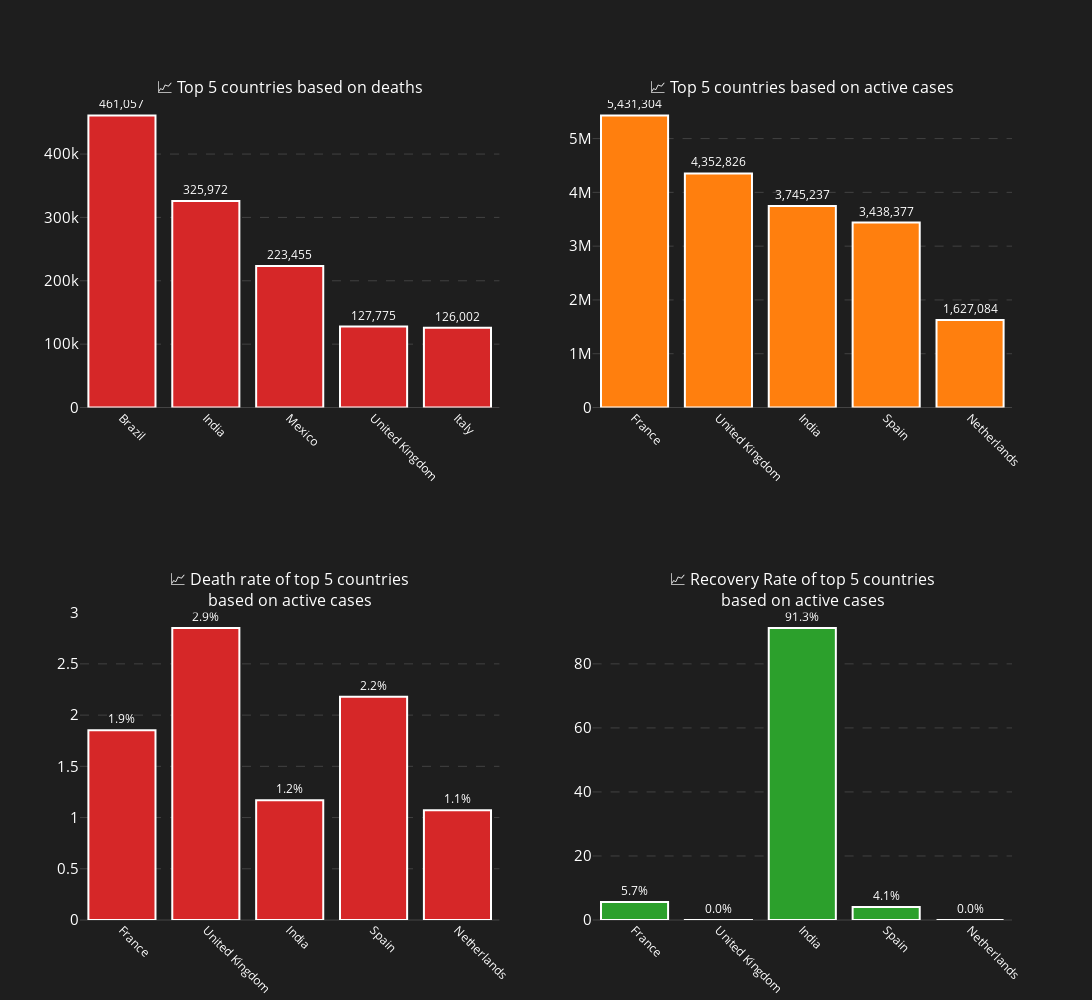

The cell this chart's notebook holds for it:
### Markdown cell above
#### Graph 2

### Code cell
#Set data
n = 5
# Get top n countries based on metric
top_n = total_per_country_wide.head(n).copy()

#Top n countries/states by total confirmed cases
total_per_country_wide['incidence_death'] = (total_per_country_wide['active']*total_per_country_wide['death_rate']/100).fillna(0).astype(int)
top_remained = total_per_country_wide.sort_values(by = 'active', ascending = False).head(n)

#Create subplots
fig = ps(rows=2, cols=2, subplot_titles=[f'📈 Top {n} countries based on deaths', f'📈 Top {n} countries based on active cases',
                                         f'📈 Death rate of top {n} countries<br>based on active cases',f'📈 Recovery Rate of top {n} countries<br>based on active cases'],
    specs=[[{"secondary_y": False}, {"secondary_y": False}],[{"secondary_y": False}, {"secondary_y": False}]]
)

#Plot 1
fig.add_trace(go.Bar(x=top_n['Country/Province'],y=top_n['death'],orientation='v',
    marker=dict(color='#d62728', line=dict(color='white', width=2)),
    text=[f"{val:,.0f}" for val in top_n['death']], 
    textposition='outside',textfont=dict(size=12, color='white'),
    hovertemplate='<b>%{x}</b><br>' + 'Deaths: %{customdata[0]:,}<br>' + 'Cases: %{customdata[1]:,}<br>' +
    'Recovered: %{customdata[2]:,}<br>' + 'Death Rate: %{customdata[3]:.2f}%<br>' + 'Recovery Rate: %{customdata[4]:.2f}%<br><extra></extra>',
    customdata=np.column_stack((top_n['death'], top_n['confirmed'], top_n['recovered'], top_n['death_rate'],top_n['recovery_rate']))
), row = 1, col = 1)
#Plot 2
fig.add_trace(go.Bar(x=top_remained['Country/Province'],y=top_remained['active'],orientation='v',name = '',
    marker=dict(color='#ff7f0e', line=dict(color='white', width=2)),
    text=[f"{val:,.0f}" for val in top_remained['active']], 
    textposition='outside',textfont=dict(size=12, color='white'),
    hovertemplate='<b>%{x}</b><br>' + 'Active Cases: %{customdata[0]:,}<br>' + 'Death Rate: %{customdata[1]:.2f}%<br>' +
    'Recovery Rate: %{customdata[2]:.2f}%<br>' + 'Daily Cases: %{customdata[3]:.0f}<br>' + 'Daily Deaths: %{customdata[4]:.0f}<br><extra></extra>',
    customdata=np.column_stack((top_remained['active'],top_remained['death_rate'],top_remained['recovery_rate'], top_remained['average_daily_cases'], top_remained['average_daily_deaths']))
), row = 1, col = 2)
#Plot 3
fig.add_trace(go.Bar(x=top_remained['Country/Province'],y=top_remained['death_rate'],orientation='v',
    marker=dict(color='#d62728', line=dict(color='white', width=2)),
    text=[f"{val:.1f}%" for val in top_remained['death_rate']], 
    textposition='outside',textfont=dict(size=12, color='white'),
    hovertemplate='<b>%{x}</b><br>' + 'Death Rate: %{customdata[1]:.2f}%<br>' + 'Active Cases: %{customdata[0]:,}<br>' +
    'Recovery Rate: %{customdata[2]:.2f}%<br>' + 'Daily Cases: %{customdata[3]:.0f}<br>' + 'Daily Deaths: %{customdata[4]:.0f}<br><extra></extra>',
    customdata=np.column_stack((top_remained['active'],top_remained['death_rate'],top_remained['recovery_rate'], top_remained['average_daily_cases'], top_remained['average_daily_deaths']))
), row = 2, col = 1)
#Plot 4
fig.add_trace(go.Bar(x=top_remained['Country/Province'],y=top_remained['recovery_rate'],orientation='v',name = '',
    marker=dict(color='#2ca02c', line=dict(color='white', width=2)),
    text=[f"{val:.1f}%" for val in top_remained['recovery_rate']], 
    textposition='outside',textfont=dict(size=12, color='white'),
    hovertemplate='<b>%{x}</b><br>' + 'Recovery Rate: %{customdata[2]:.2f}%<br>' + 'Active Cases: %{customdata[0]:,}<br>' +
    'Death Rate: %{customdata[1]:.2f}%<br>' + 'Daily Cases: %{customdata[3]:.0f}<br>' + 'Daily Deaths: %{customdata[4]:.0f}<br><extra></extra>',
    customdata=np.column_stack((top_remained['active'],top_remained['death_rate'],top_remained['recovery_rate'], top_remained['average_daily_cases'], top_remained['average_daily_deaths']))
), row = 2, col = 2)

# Update layout
fig.update_layout(height=1000,width=1600,showlegend=False,plot_bgcolor='rgb(30, 30, 30)',paper_bgcolor='rgb(30, 30, 30)', font=dict(color='white'))
fig.update_xaxes(showgrid=False, tickfont=dict(size=12, color='white'), tickangle=45)
fig.update_yaxes(showgrid=True,gridcolor='rgb(100, 100, 100)',gridwidth=0.5,griddash='dash', tickfont=dict(size=15, color='white'))
fig.show()

# Print detailed ranking
print("=" * 80)
print(f"{'Rank':<4} {'Country/Province':<25} {'Confirmed':<12} {'Deaths':<10} {'Recovered':<12} {'Active':<12} {'Death Rate':<12} {'Recovery Rate'}")
print("-" * 80)

for idx, row in top_n.iterrows():
    print(f"{row['Rank']:<4} {row['Country/Province']:<25} {row['confirmed']:<12,.0f} {row['death']:<10,.0f} {row['recovered']:<12,.0f} {row['active']:<12,.0f} {row['death_rate']:<12.2f}% {row['recovery_rate']:.2f}%")

### Figure 1 — Plotly figure (JSON) as saved in the notebook; plotly's stock layout.template omitted (floating-point values rounded to 4 significant figures)
{"data": [{"customdata": [[461100.0, 16470000.0, 14500000.0, 2.799, 88.01], [326000.0, 27890000.0, 25450000.0, 1.169, 91.25], [223500.0, 2412000.0, 1925000.0, 9.266, 79.82], [127800.0, 4481000.0, 344.0, 2.852, 0.007677], [126000.0, 4213000.0, 3845000.0, 2.991, 91.27]], "hovertemplate": "<b>%{x}</b><br>Deaths: %{customdata[0]:,}<br>Cases: %{customdata[1]:,}<br>Recovered: %{customdata[2]:,}<br>Death Rate: %{customdata[3]:.2f}%<br>Recovery Rate: %{customdata[4]:.2f}%<br><extra></extra>", "marker": {"color": "#d62728", "line": {"color": "white", "width": 2}}, "orientation": "v", "text": ["461,057", "325,972", "223,455", "127,775", "126,002"], "textfont": {"color": "white", "size": 12}, "textposition": "outside", "type": "bar", "x": ["Brazil", "India", "Mexico", "United Kingdom", "Italy"], "xaxis": "x", "y": [461100.0, 326000.0, 223500.0, 127800.0, 126000.0], "yaxis": "y"}, {"customdata": [[5431000.0, 1.851, 5.657, 11890.0, 220.1], [4353000.0, 2.852, 0.007677, 9089.0, 259.2], [3745000.0, 1.169, 91.25, 56580.0, 661.2], [3438000.0, 2.178, 4.099, 7441.0, 162.1], [1627000.0, 1.071, 0.0, 3336.0, 35.73]], "hovertemplate": "<b>%{x}</b><br>Active Cases: %{customdata[0]:,}<br>Death Rate: %{customdata[1]:.2f}%<br>Recovery Rate: %{customdata[2]:.2f}%<br>Daily Cases: %{customdata[3]:.0f}<br>Daily Deaths: %{customdata[4]:.0f}<br><extra></extra>", "marker": {"color": "#ff7f0e", "line": {"color": "white", "width": 2}}, "name": "", "orientation": "v", "text": ["5,431,304", "4,352,826", "3,745,237", "3,438,377", "1,627,084"], "textfont": {"color": "white", "size": 12}, "textposition": "outside", "type": "bar", "x": ["France", "United Kingdom", "India", "Spain", "Netherlands"], "xaxis": "x2", "y": [5431000.0, 4353000.0, 3745000.0, 3438000.0, 1627000.0], "yaxis": "y2"}, {"customdata": [[5431000.0, 1.851, 5.657, 11890.0, 220.1], [4353000.0, 2.852, 0.007677, 9089.0, 259.2], [3745000.0, 1.169, 91.25, 56580.0, 661.2], [3438000.0, 2.178, 4.099, 7441.0, 162.1], [1627000.0, 1.071, 0.0, 3336.0, 35.73]], "hovertemplate": "<b>%{x}</b><br>Death Rate: %{customdata[1]:.2f}%<br>Active Cases: %{customdata[0]:,}<br>Recovery Rate: %{customdata[2]:.2f}%<br>Daily Cases: %{customdata[3]:.0f}<br>Daily Deaths: %{customdata[4]:.0f}<br><extra></extra>", "marker": {"color": "#d62728", "line": {"color": "white", "width": 2}}, "orientation": "v", "text": ["1.9%", "2.9%", "1.2%", "2.2%", "1.1%"], "textfont": {"color": "white", "size": 12}, "textposition": "outside", "type": "bar", "x": ["France", "United Kingdom", "India", "Spain", "Netherlands"], "xaxis": "x3", "y": [1.851, 2.852, 1.169, 2.178, 1.071], "yaxis": "y3"}, {"customdata": [[5431000.0, 1.851, 5.657, 11890.0, 220.1], [4353000.0, 2.852, 0.007677, 9089.0, 259.2], [3745000.0, 1.169, 91.25, 56580.0, 661.2], [3438000.0, 2.178, 4.099, 7441.0, 162.1], [1627000.0, 1.071, 0.0, 3336.0, 35.73]], "hovertemplate": "<b>%{x}</b><br>Recovery Rate: %{customdata[2]:.2f}%<br>Active Cases: %{customdata[0]:,}<br>Death Rate: %{customdata[1]:.2f}%<br>Daily Cases: %{customdata[3]:.0f}<br>Daily Deaths: %{customdata[4]:.0f}<br><extra></extra>", "marker": {"color": "#2ca02c", "line": {"color": "white", "width": 2}}, "name": "", "orientation": "v", "text": ["5.7%", "0.0%", "91.3%", "4.1%", "0.0%"], "textfont": {"color": "white", "size": 12}, "textposition": "outside", "type": "bar", "x": ["France", "United Kingdom", "India", "Spain", "Netherlands"], "xaxis": "x4", "y": [5.657, 0.007677, 91.25, 4.099, 0.0], "yaxis": "y4"}], "layout": {"annotations": [{"font": {"size": 16}, "showarrow": false, "text": "📈 Top 5 countries based on deaths", "x": 0.225, "xanchor": "center", "xref": "paper", "y": 1, "yanchor": "bottom", "yref": "paper"}, {"font": {"size": 16}, "showarrow": false, "text": "📈 Top 5 countries based on active cases", "x": 0.775, "xanchor": "center", "xref": "paper", "y": 1, "yanchor": "bottom", "yref": "paper"}, {"font": {"size": 16}, "showarrow": false, "text": "📈 Death rate of top 5 countries<br>based on active cases", "x": 0.225, "xanchor": "center", "xref": "paper", "y": 0.375, "yanchor": "bottom", "yref": "paper"}, {"font": {"size": 16}, "showarrow": false, "text": "📈 Recovery Rate of top 5 countries<br>based on active cases", "x": 0.775, "xanchor": "center", "xref": "paper", "y": 0.375, "yanchor": "bottom", "yref": "paper"}], "font": {"color": "white"}, "height": 1000, "paper_bgcolor": "rgb(30, 30, 30)", "plot_bgcolor": "rgb(30, 30, 30)", "showlegend": false, "width": 1600, "xaxis": {"anchor": "y", "domain": [0, 0.45], "showgrid": false, "tickangle": 45, "tickfont": {"color": "white", "size": 12}}, "xaxis2": {"anchor": "y2", "domain": [0.55, 1], "showgrid": false, "tickangle": 45, "tickfont": {"color": "white", "size": 12}}, "xaxis3": {"anchor": "y3", "domain": [0, 0.45], "showgrid": false, "tickangle": 45, "tickfont": {"color": "white", "size": 12}}, "xaxis4": {"anchor": "y4", "domain": [0.55, 1], "showgrid": false, "tickangle": 45, "tickfont": {"color": "white", "size": 12}}, "yaxis": {"anchor": "x", "domain": [0.625, 1], "gridcolor": "rgb(100, 100, 100)", "griddash": "dash", "gridwidth": 0.5, "showgrid": true, "tickfont": {"color": "white", "size": 15}}, "yaxis2": {"anchor": "x2", "domain": [0.625, 1], "gridcolor": "rgb(100, 100, 100)", "griddash": "dash", "gridwidth": 0.5, "showgrid": true, "tickfont": {"color": "white", "size": 15}}, "yaxis3": {"anchor": "x3", "domain": [0, 0.375], "gridcolor": "rgb(100, 100, 100)", "griddash": "dash", "gridwidth": 0.5, "showgrid": true, "tickfont": {"color": "white", "size": 15}}, "yaxis4": {"anchor": "x4", "domain": [0, 0.375], "gridcolor": "rgb(100, 100, 100)", "griddash": "dash", "gridwidth": 0.5, "showgrid": true, "tickfont": {"color": "white", "size": 15}}}}
